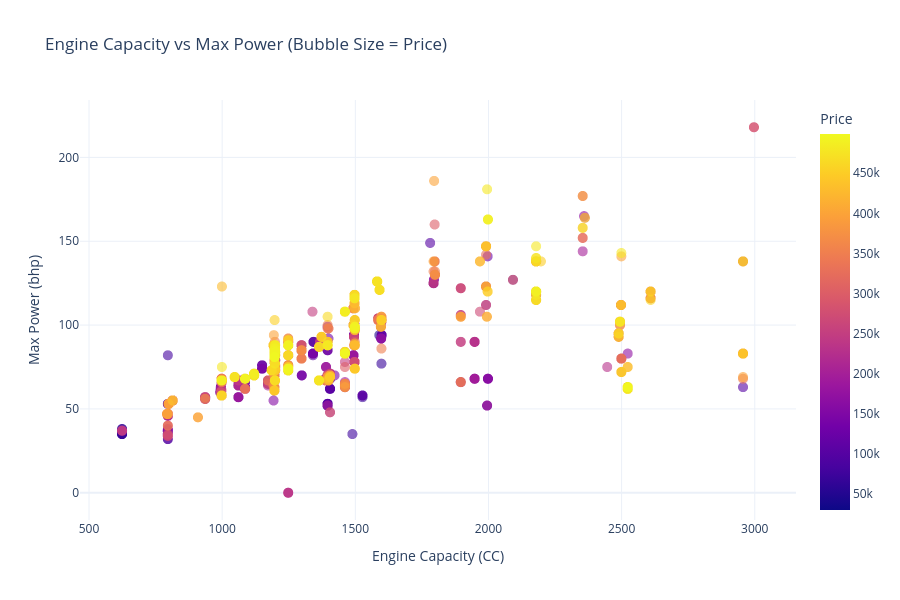

The cell this chart's notebook holds for it:
### Code cell
#Max Power vs Engine Capacity (Bubble Chart - size = price) (from v3)
#fig, ax = plt.subplots(figsize=(8, 5))
filtered_cars1=filtered_cars.sort_values(by="Price",ascending=True)

max_power=px.scatter(
    data_frame=filtered_cars1,
    x='Engine', 
    y='Max Power',
    color='Price', 
    size="Price",
    size_max=55,
    hover_name='Car_Name',
    height=600,
    template="plotly_white",
    opacity=0.6,
    title=('Engine Capacity vs Max Power (Bubble Size = Price)'),
    labels={
        'Engine':"Engine Capacity (CC)",
        'Max Power':'Max Power (bhp)'}
   )

max_power.update_traces(marker=dict(size=10))
max_power.show()

### Figure 1 — Plotly figure (JSON) as saved in the notebook; plotly's stock layout.template omitted (floating-point values rounded to 4 significant figures; data arrays with more than 128 entries replaced by an {"elided": "..."} marker saying what was removed)
{"data": [{"hovertemplate": "<b>%{hovertext}</b><br><br>Engine Capacity (CC)=%{x}<br>Max Power (bhp)=%{y}<br>Price=%{marker.color}<extra></extra>", "hovertext": {"elided": "4445 str values"}, "legendgroup": "", "marker": {"color": {"elided": "4445 int values"}, "coloraxis": "coloraxis", "opacity": 0.6, "size": 10, "sizemode": "area", "sizeref": 165.0, "symbol": "circle"}, "mode": "markers", "name": "", "showlegend": false, "type": "scattergl", "x": {"elided": "4445 int values"}, "xaxis": "x", "y": {"elided": "4445 int values"}, "yaxis": "y"}], "layout": {"coloraxis": {"colorbar": {"title": {"text": "Price"}}, "colorscale": [[0, "#0d0887"], [0.1111, "#46039f"], [0.2222, "#7201a8"], [0.3333, "#9c179e"], [0.4444, "#bd3786"], [0.5556, "#d8576b"], [0.6667, "#ed7953"], [0.7778, "#fb9f3a"], [0.8889, "#fdca26"], [1, "#f0f921"]]}, "height": 600, "legend": {"itemsizing": "constant", "tracegroupgap": 0}, "title": {"text": "Engine Capacity vs Max Power (Bubble Size = Price)"}, "xaxis": {"anchor": "y", "domain": [0, 1], "title": {"text": "Engine Capacity (CC)"}}, "yaxis": {"anchor": "x", "domain": [0, 1], "title": {"text": "Max Power (bhp)"}}}}
